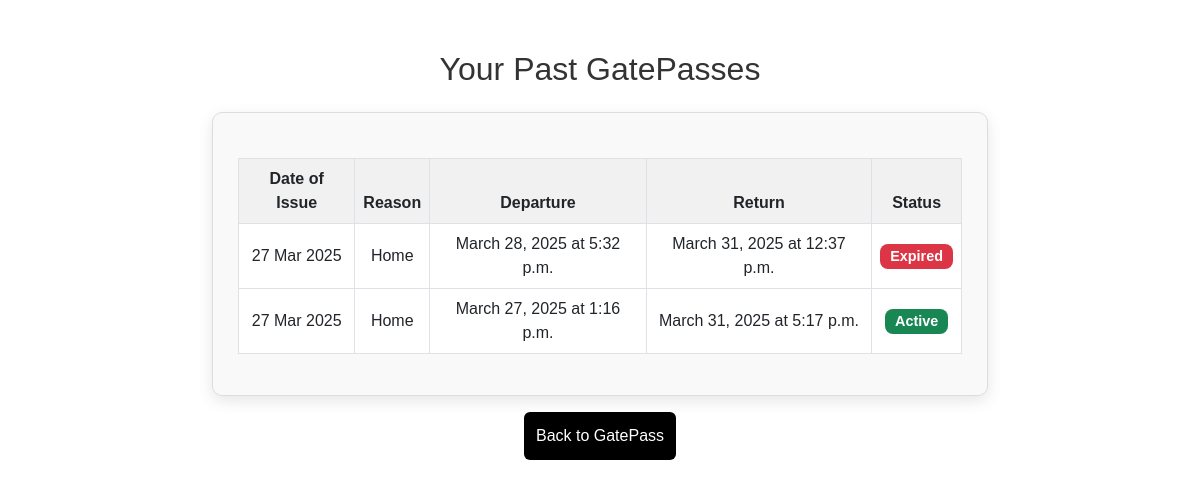
/feedback/view_gatepasses/ (signed in), run on the app's committed database.
### hostel/models.py (models this page shows, shortened)
class GatePass(models.Model):
    gatepass_id = models.AutoField(primary_key=True)  # Explicitly define the primary key
    user = models.ForeignKey(CustomUser, on_delete=models.CASCADE)
    date_of_issue = models.DateTimeField(auto_now_add=True)
    reason = models.TextField()
    departure_date = models.DateField()
    return_date = models.DateField()
    departure_time = models.TimeField()
    return_time = models.TimeField()
    status = models.BooleanField(default=True)  # Default to Active

### hostel/views.py (the view)
# urls.py: path("view_gatepasses/", view_gatepasses, name="view_gatepasses"),
@login_required
def view_gatepasses(request):
    gatepasses = GatePass.objects.filter(user=request.user).order_by("-date_of_issue")  # Show latest first
    return render(request, "view_gatepasses.html", {"gatepasses": gatepasses})

### templates/view_gatepasses.html (shortened to what this page needs)
<!DOCTYPE html>
<html lang="en">
<head>
    <link href="https://cdn.jsdelivr.net/npm/bootstrap@5.3.0/dist/css/bootstrap.min.css" rel="stylesheet">
</head>
<body>
    <div class="container">
        <h2 class="text-center mb-4">Your Past GatePasses</h2>
        <div class="card">
            {% if gatepasses %}
                <div class="table-responsive">
                    <table class="table table-bordered table-hover">
                        <thead>
                            <tr>
                                <th>Date of Issue</th>
                                <th>Reason</th>
                                <th>Departure</th>
                                <th>Return</th>
                                <th>Status</th>
                            </tr>
                        </thead>
                        <tbody>
                            {% for gatepass in gatepasses %}
                            <tr>
                                <td>{{ gatepass.date_of_issue|date:"d M Y" }}</td>
                                <td>{{ gatepass.reason }}</td>
                                <td>{{ gatepass.departure_date }} at {{ gatepass.departure_time }}</td>
                                <td>{{ gatepass.return_date }} at {{ gatepass.return_time }}</td>
                                <td>
                                    {% if gatepass.status %}
                                        <span class="badge bg-success">Active</span>
                                    {% else %}
                                        <span class="badge bg-danger">Expired</span>
                                    {% endif %}
                                </td>
                            </tr>
                            {% endfor %}
                        </tbody>
                    </table>
                </div>
            {% else %}
                <p class="text-center">No past GatePasses available.</p>
            {% endif %}
        </div>
        <div class="text-center mt-3">
            <a href="{% url 'gatepass' %}" class="btn btn-secondary">Back to GatePass</a>
        </div>
    </div>
</body>
</html>

### templates/view_gatepasses.html (style rules this page uses)
body { font-family: 'Arial', sans-serif; background-color: #fff; color: #333; margin: 0; padding: 0; }
.container { max-width: 800px; margin-top: 50px; }
.card { background-color: #f9f9f9; padding: 25px; border-radius: 10px; box-shadow: 0 5px 15px rgba(0, 0, 0, 0.1); border: 1px solid #ddd; }
.table { margin-top: 20px; }
.table th { background-color: #f1f1f1; font-weight: bold; text-align: center; }
.table td { text-align: center; vertical-align: middle; }
.badge { font-size: 0.9rem; padding: 5px 10px; border-radius: 8px; }
.btn-secondary { background-color: #000; border: none; padding: 12px; transition: background-color 0.3s ease; }

### data on the page
GatePass: date_of_issue "27 Mar 2025", reason "Home", departure_date "March 28, 2025", departure_time "5:32 p.m.", return_date "March 31, 2025", return_time "12:37 p.m.", status "Expired"
GatePass: date_of_issue "27 Mar 2025", reason "Home", departure_date "March 27, 2025", departure_time "1:16 p.m.", return_date "March 31, 2025", return_time "5:17 p.m.", status "Active"
